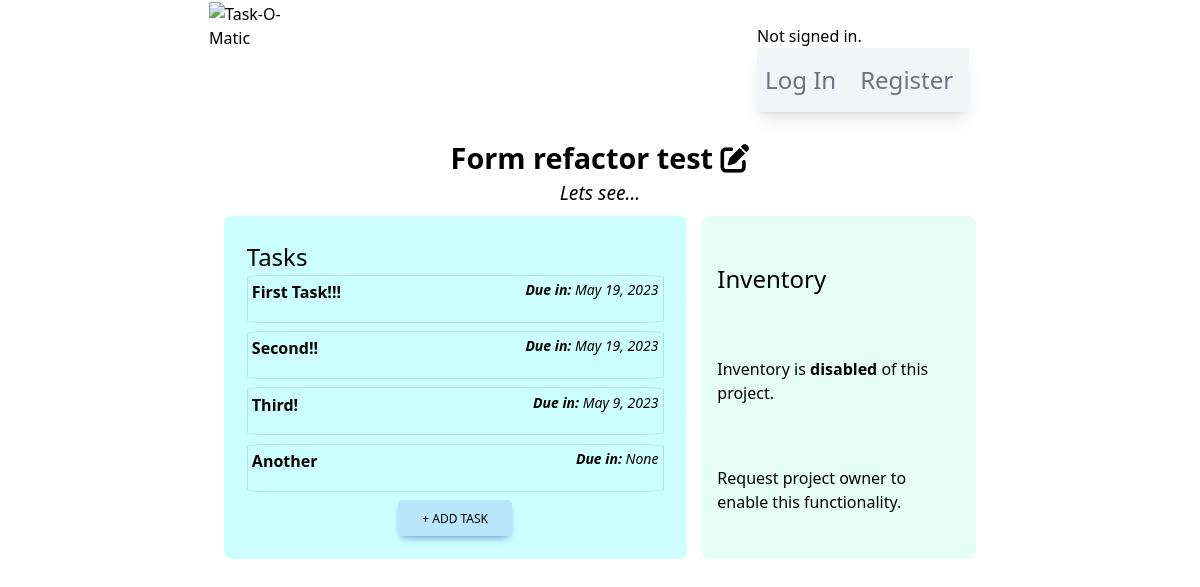
/project/4/, run on the app's committed database.
### taskomatic/models.py (models this page shows, shortened)
class Project(models.Model):
    user = models.ForeignKey(User, on_delete=models.CASCADE)
    owner = models.CharField(max_length=80)
    projectName = models.CharField(max_length=160)
    projectDescription = models.CharField(max_length=350)
    hasDeadline = models.BooleanField(default=False)
    hasInventory = models.BooleanField(default=False)
    hasTasks = models.BooleanField(default=False)
    creationDate = models.DateField(null=True, blank=True)
    deadlineDate = models.DateField(null=True, blank=True)

class Tasks(models.Model):
    PRIORITY_LEVELS = [tuple([x,x]) for x in range(1,11)]
    projectId = models.ForeignKey(Project, on_delete=models.CASCADE)
    taskCreator = models.CharField(max_length=80)
    taskName = models.CharField(max_length=160)
    taskDescription = models.CharField(max_length=350)
    taskDeadline = models.DateField(null=True, blank=True)
    taskImportance = models.PositiveIntegerField(default=PRIORITY_LEVELS[0], choices=PRIORITY_LEVELS, validators=[MinValueValidator(1), MaxValueValidator(10)])
    taskLimitAlert = models.DateField(null=True, blank=True)
    taskCreationDate = models.DateField(null=True, blank=True)

### taskomatic/views.py (the view)
# urls.py: path("project/<str:pk>/", views.project_view, name="projectPage")
def project_view(request, pk):
    project = Project.objects.filter(id=pk)
    tasks = Tasks.objects.filter(projectId = pk)
    inventory = Inventory.objects.filter(projectId = pk)
    return render(request, "taskomatic/projectPage.html", {
        'project': project,
        'tasks': tasks,
        'inventory': inventory,
        'taskForm': TaskForm(),
        'inventoryForm': InventoryForm()
    })

### taskomatic/templates/taskomatic/projectPage.html (shortened to what this page needs)
{% extends "./layout.html" %}
{% load static %}
{% block body %}
<div id="projectPageMainContainer">
    {% for item in project %}
    <h2>
        {{ item.projectName }}
        <form style="display: inline-block;" method="POST" action="{% url 'editProject' %}" name="editForm">
            <i id="editIcon" class="fa-solid fa-pen-to-square cursor-pointer"></i>
        </form>
    </h2>
    <p class="descriptiveParagraph">{{ item.projectDescription }}</p>
    <div id="tasksAndInventorySection">
        <span id="tasksContainer">
            <h3>Tasks</h3>
            {% if item.hasTasks %}
                {% if tasks %}
                    {% for task in tasks %}
            <div class="taskInstancesContainer">
                <span class="inline-block font-bold">{{ task.taskName }}</span>
                <span class="inline-block font-medium italic text-sm"><b>Due in:</b> {{ task.taskDeadline }}</span>
            </div>
                    {% endfor %}
            <button type="button" class="addTaskButton inline-block rounded bg-sky-200 px-6 pb-2 pt-2.5 text-xs font-medium uppercase leading-normal
            text-black shadow-[0_4px_9px_-4px_#3b71ca] transition duration-150 ease-in-out hover:bg-sky-300 max-w-s self-center">
                + Add Task
            </button>
                {% endif %}
            {% else %}
            <p>Tasks are <b>disabled</b> of this project.</p>
            <p>Request project owner to enable this functionality.</p>
            {% endif %}
        </span>
        <span id="inventoryContainer">
            <h3>Inventory</h3>
            {% if item.hasInventory %}
                {% if inventory %}
                    {% for inventoryItem in inventory %}
            <p>{{ inventoryItem.itemName }}</p>
                    {% endfor %}
            <button type="button" class="addInventoryButton inline-block rounded bg-sky-200 px-6 pb-2 pt-2.5 text-xs font-medium uppercase leading-normal
            text-black shadow-[0_4px_9px_-4px_#3b71ca] transition duration-150 ease-in-out hover:bg-sky-300 max-w-s self-center">
                + Add Inventory
            </button>
                {% else %}
            <p>Currently, there is no inventory.</p>
            <button type="button" class="addInventoryButton inline-block rounded bg-sky-200 px-6 pb-2 pt-2.5 text-xs font-medium uppercase leading-normal
            text-black shadow-[0_4px_9px_-4px_#3b71ca] transition duration-150 ease-in-out hover:bg-sky-300 max-w-s self-center">
                + Add Inventory
            </button>
                {% endif %}
            {% else %}
            <p>Inventory is <b>disabled</b> of this project.</p>
            <p>Request project owner to enable this functionality.</p>
            {% endif %}
        </span>
    </div>
    {% endfor %}
</div>
{% endblock %}

### taskomatic/static/taskomatic/styles.css (style rules this page uses)
html { font-size: 16px; }
* { margin: 0; padding: 0; box-sizing: border-box; }
h2 { font-size: 1.8rem !important; font-weight: 600 !important; }
h3 { font-size: 1.5rem !important; font-weight: 500 !important; }
#projectPageMainContainer { display: flex; flex-direction: column; align-items: center; width: 80%; margin: 0 auto; }
.descriptiveParagraph { font-size: 1.2rem; font-style: italic; }
#tasksAndInventorySection { display: flex; justify-content: space-between; width: 80%; }
#tasksContainer { display: flex; flex-direction: column; justify-content: space-around; background-color: rgba(0, 255, 255, 0.2); border-radius: 0.5rem; min-height: 12rem; min-width: 14rem; width: 90%; margin: 1%; padding: 3%; }
#inventoryContainer { display: flex; flex-direction: column; justify-content: space-around; background-color: rgba(127, 255, 212, 0.2); border-radius: 0.5rem; min-height: 12rem; min-width: 16rem; margin: 1%; padding: 2%; }
.taskInstancesContainer { display: flex; justify-content: space-between; min-height: 3rem; border: 1px solid rgba(127, 155, 112, 0.3); border-radius: 5%; padding: 1%; margin-bottom: 2%; }

### data on the page
Project: projectName "Form refactor test", projectDescription "Lets see...", hasInventory "Inventory is", shows "Request project owner to enable this functionality."
Tasks: taskName "First Task!!!", taskDeadline "May 19, 2023"
Tasks: taskName "Second!!", taskDeadline "May 19, 2023"
Tasks: taskName "Third!", taskDeadline "May 9, 2023"
Tasks: taskName "Another", taskDeadline "None"
